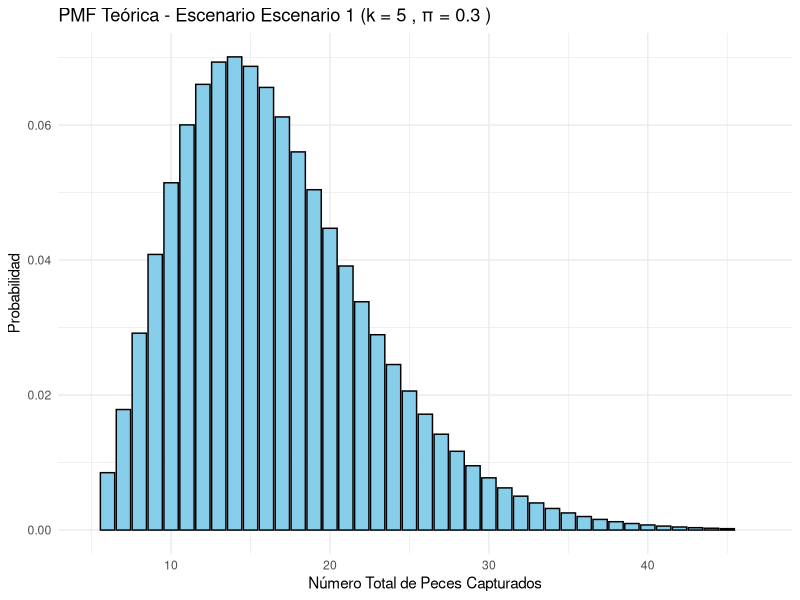
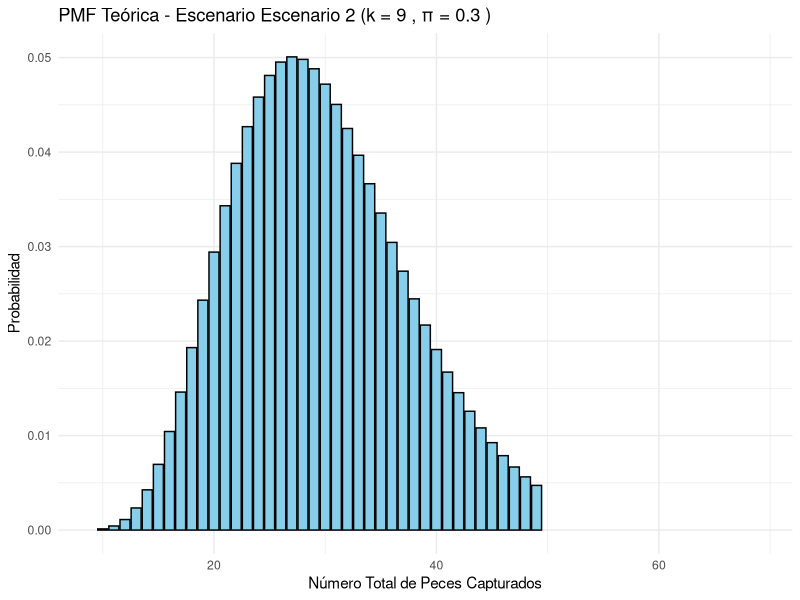
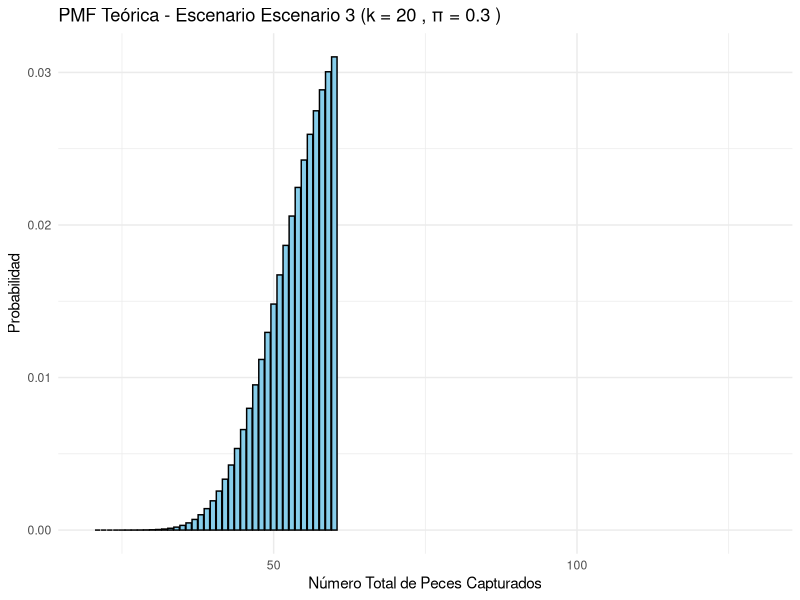
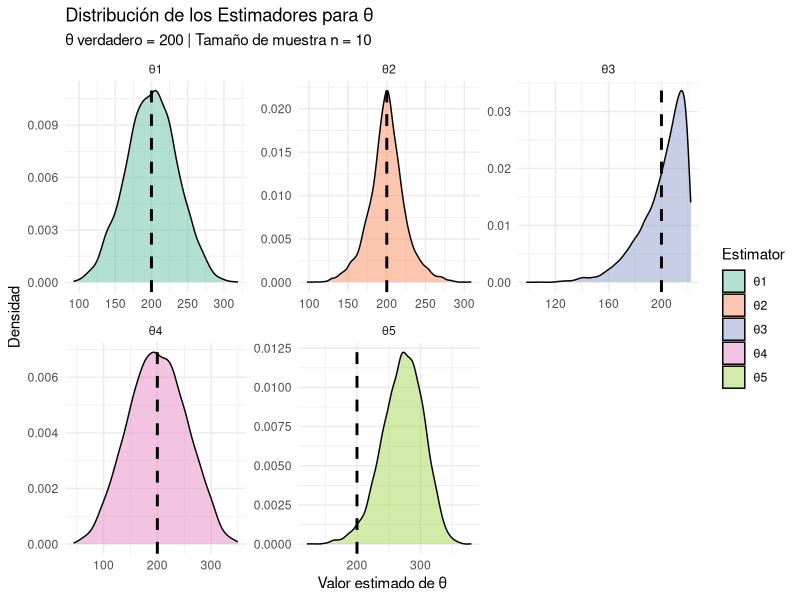
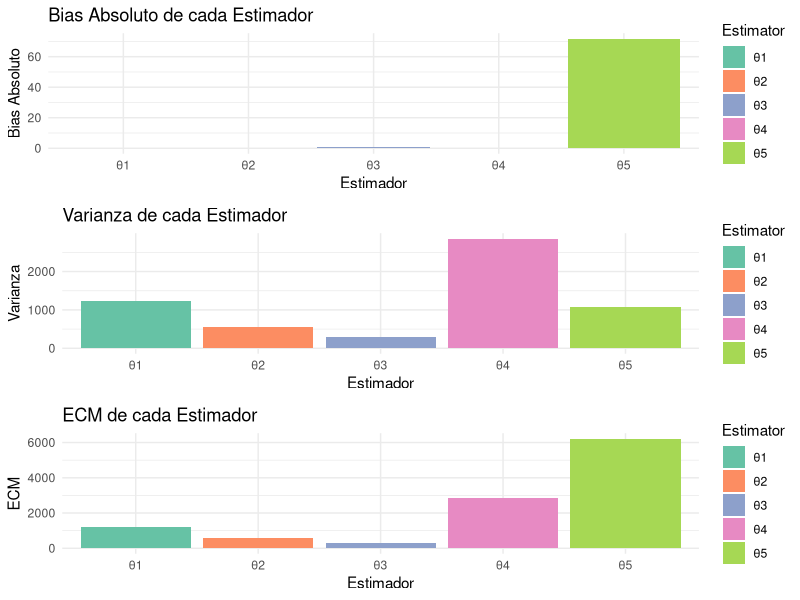

Here is the R script that generated these plots, in order:
# -------------------------------
# UNIVERSIDAD AUTONOMA DE OCCIDENTE
## MAESTRIA EN INTELIGENCIA ARTIFICIAL Y CIENCIA DE DATOS
## INFERENCIA ESTADISTICA
## DESAFÍO 1
## Profesor: Cristian E García.
## Alumno: Yoniliman Galvis Aguirre
## Codigo: 22500214
## CALI - COLOMBIA
### 02/24/2025
# -------------------------------

# -------------------------------
# PREPARAR EL SISTEMA Y CARGAR LIBRERIAS Y 
# -------------------------------

# Variable de control para habilitar o deshabilitar la eliminación de archivos, si tiene problemas para instalar un paqute puede que ayude borrar estos archivos , primero ejecuta este Chunk en FALSE, si hay problemas llevalo a TRUE y ejecuta este Chunk de nuevo. ES probable que tenga que instalar las siguientes dependencias uasndo los siguientes comandos en uan terminal: 
# sudo apt-get update
# sudo apt-get install libharfbuzz-dev libfribidi-dev libcurl4-openssl-dev libssl-dev libxml2-dev libfontconfig1-dev libfreetype6-dev libpng-dev libtiff5-dev libjpeg-dev

eliminar_archivos_habilitado <- FALSE

# Definir los archivos a eliminar
archivos <- c(".Rhistory", ".RData", ".Rprofile")

# Función para eliminar los archivos si existen
eliminar_archivos <- function(archivos) {
  for (archivo in archivos) {
    if (file.exists(archivo)) {
      file.remove(archivo)
      cat("Archivo eliminado:", archivo, "\n")
    } else {
      cat("Archivo no encontrado:", archivo, "\n")
    }
  }
}

# Eliminar los archivos si se habilitó la opción
if (eliminar_archivos_habilitado) {
  eliminar_archivos(archivos)
} else {
  cat("La eliminación de archivos está deshabilitada.\n")
}

# Instalar y cargar el paquete para manejo de conflictos
install.packages("conflicted")
library(conflicted)

# Preferir funciones específicas de paquetes que estan en conflicto en la librería tidyverse purrr y tidyr las cuales tienen funciones con nombres iguales "stats" y "caret". así que vamos adefinir cual de estas funciones vamos a preferir

conflict_prefer("filter", "dplyr")
conflict_prefer("lag", "dplyr")
conflict_prefer("lift", "purrr")

# Para hacer isntalacion de varios paquetes creamos un vector que contenga los nombre de los paquetes que queremos instalar
paquetes <- c("dplyr", "ggplot2", "caret", "ModelMetrics", "stats4", "tidyverse","tidyr","gridExtra")

# hacemos una Función que nos permite instalar paquetes si no están ya instalados en el sistema
instalar_paquetes <- function(paquetes) {
  paquetes_instalados <- paquetes[paquetes %in% installed.packages()[,"Package"]]
  nuevos_paquetes <- paquetes[!(paquetes %in% installed.packages()[,"Package"])]
  
  if(length(nuevos_paquetes)) {
    install.packages(nuevos_paquetes, quiet = TRUE)
    cat("Se instalaron los siguientes paquetes:", nuevos_paquetes, "\n")
  } else {
    cat("Todos los paquetes ya están instalados.\n")
  }
  
  if(length(paquetes_instalados)) {
    cat("Los siguientes paquetes ya estaban instalados:", paquetes_instalados, "\n")
  }
}

# Instala los paquetes que son necesarios
instalar_paquetes(paquetes)


# Cargar los paquetes
library(dplyr)
library(ggplot2)
library(caret)
library(ModelMetrics)
library(stats4)
library(tidyverse)
library(tidyr)

# -------------------------------
# SITUACION 1
# -------------------------------

# Estimacion de la proporcion de peces en el oceano pacífico
## Definimos los parámetros para hacer la simulacion
set.seed(1234)

# pi_verdadero es el valor real del parámetro que queremos estimar, en este caso es la proporcion de la especie de peces en el oceano pacífico $\pi$, contra este valor es que vamos a comparar los estimadores en la simulación, sin este valor no podriamos hacer la validacion del ECM ó del sesgo de la simulación. Si no se conoce el valor pi_verdadero, no es posible usar ECM y tocaría evaluar el rendimiento con otras métricas como varianza, intervalos de confianza o por estudios previos de muestreo.
pi_verdadero <- 0.3  # Valor verdadero de π (0 < π ≤ 0.5)

# Definimos los 3 escenarios: n = número de barcos, k = número de capturas requeridas
Escenarios <- list("Escenario 1" = list(n = 10, k = 5),
                   "Escenario 2" = list(n = 20, k = 9),
                   "Escenario 3" = list(n = 50, k = 20))

B <- 500  # Número de simulaciones por escenario

# --- Función para el Estimador Bayesiano ó Prior---
# Calcula la media del posterior con prior uniforme en (0, 0.5)
media <- function(sum_x, n, k) {
  post_density <- function(pi) {
    2 * pi^(n * k) * (1 - pi)^(sum_x - n * k)
  }
  norm_const <- integrate(post_density, lower = 0, upper = 0.5)$value
  num_int <- integrate(function(pi) pi * post_density(pi),
                       lower = 0, upper = 0.5)$value
  return(num_int / norm_const)
}

# --- Definición de los Estimadores Propuestos ---

# 1. Estimador MLE (o basado en la media muestral)
estimador_mle <- function(data, k) { 
  k / mean(data) 
}

# 2. Estimador basado en transformación logarítmica
# Evitamos usar el nombre "log" para no colisionar con la función base.
estimador_log <- function(data, k) { 
  exp(mean(log(k / data))) 
}

# 3. Estimador Bayesiano
estimador_bayes <- function(data, k) { 
  media(sum(data), length(data), k) 
}

# 4. Estimador UMVUE (insesgado)
estimador_umvue <- function(data, k) {
  (length(data) * k - 1) / (sum(data) - 1)
}

# --- Simulaciones y Comparaciones ---
result <- list()           # Para almacenar el ECM de cada estimador por escenario
estimates_all <- data.frame()  # Para recolectar los valores estimados y graficarlos

for (esc in names(Escenarios)) {
  n <- Escenarios[[esc]]$n
  k <- Escenarios[[esc]]$k
  
  # Matriz para almacenar los valores de cada estimador en cada simulación
  est <- matrix(NA, nrow = B, ncol = 4)
  colnames(est) <- c("MLE", "Logaritmo", "Bayes", "UMVUE")
  
  for (i in 1:B) {
    # Generar datos para n barcos:
    # rnbinom(n, size = k, prob = pi_verdadero) genera el número de fracasos hasta k éxitos.
    # Sumamos k para obtener el total de capturas.
    data <- rnbinom(n, size = k, prob = pi_verdadero) + k
    
    # Calcular cada uno de los estimadores:
    est[i, "MLE"]       <- estimador_mle(data, k)
    est[i, "Logaritmo"] <- estimador_log(data, k)
    est[i, "Bayes"]     <- estimador_bayes(data, k)
    est[i, "UMVUE"]     <- estimador_umvue(data, k)
  }
  
  # Calcular el ECM para cada estimador en el escenario actual
  ECM <- colMeans((est - pi_verdadero)^2)
  result[[esc]] <- ECM
  
  # Convertir a formato largo para graficar
  df <- as.data.frame(est)  # Se usa "est" (no "estimaciones")
  df$Simulacion <- 1:B
  df_long <- pivot_longer(df, cols = c("MLE", "Logaritmo", "Bayes", "UMVUE"),
                          names_to = "Estimador", values_to = "Valor")
  df_long$Escenario <- esc
  estimates_all <- rbind(estimates_all, df_long)
}

# Mostrar los resultados (ECM) para cada escenario
for (esc in names(result)) {
  cat("\nEscenario", esc, "\n")
  print(result[[esc]])
}

# --- Graficar la PMF teórica de la distribución negativa binomial para cada escenario ---
# Esto ilustra la distribución de capturas en un solo barco (para cada k del escenario)
for (esc in names(Escenarios)) {
  k_vis <- Escenarios[[esc]]$k
  x_vals <- k_vis:(k_vis + 40)
  # dnbinom calcula la probabilidad para el número de fracasos, por ello se usa (x - k_vis)
  pmf_vals <- dnbinom(round(x_vals - k_vis), size = k_vis, prob = pi_verdadero)
  df_teorico <- data.frame(Total = x_vals, Probabilidad = pmf_vals)
  
  set.seed(123)  # Para reproducibilidad
  n_sim <- 10000
  simulados <- rnbinom(n_sim, size = k_vis, prob = pi_verdadero) + k_vis
  df_sim <- data.frame(Total = simulados)
  
  g <- ggplot(df_teorico, aes(x = Total, y = Probabilidad)) +
    geom_bar(stat = "identity", fill = "skyblue", color = "black") +
    stat_function(fun = function(x) dnbinom(round(x - k_vis), linewidth = k_vis, prob = pi_verdadero),
                  color = "red", linewidth = 1) +
    labs(title = paste("PMF Teórica - Escenario", esc, "(k =", k_vis, ", π =", pi_verdadero, ")"),
         x = "Número Total de Peces Capturados", y = "Probabilidad") +
    xlim(k_vis, max(simulados)) +
    theme_minimal()
  
  print(g)
}

# Construir la tabla ECM utilizando sapply y verificando que cada estimador exista
ECM_tabla <- data.frame(
  Escenario   = names(result),
  n           = sapply(names(result), function(x) Escenarios[[x]]$n),
  k           = sapply(names(result), function(x) Escenarios[[x]]$k),
  MLE         = sapply(result, function(x) { if("MLE" %in% names(x)) as.numeric(x["MLE"]) else NA }),
  Logaritmo   = sapply(result, function(x) { if("Logaritmo" %in% names(x)) as.numeric(x["Logaritmo"]) else NA }),
  Bayes       = sapply(result, function(x) { if("Bayes" %in% names(x)) as.numeric(x["Bayes"]) else NA }),
  UMVUE       = sapply(result, function(x) { if("UMVUE" %in% names(x)) as.numeric(x["UMVUE"]) else NA }),
  stringsAsFactors = FALSE
)


# Resumen de EMC de el desempeño de los estimadores en cada escenario planteado
if(requireNamespace("knitr", quietly = TRUE)){
  knitr::kable(ECM_tabla, caption = "ECM de cada estimador por escenario, donde n = número de barcos, k = número de capturas requeridas")
} else {
  print(ECM_tabla)
}

###############################################################################
# Estimación de θ (número total de vehículos piratas)
#
# La población consiste en vehículos numerados consecutivamente: 1,2,...,θ.
# Se extrae una muestra aleatoria de tamaño n (sin reemplazo) y se registran los
# números observados: X1, X2, …, Xn.
#
# Se proponen los siguientes estimadores:
#
#   (1)   θ̂(1) = 2·X̄ - 1
#          (porque E(X) = (θ+1)/2 para X ~ Uniforme{1, …, θ})
#
#   (2)   θ̂(2) = X_(n) + X_(1) - 1
#
#   (3)   θ̂(3) = X_max + d̄, donde d̄ es la media de los saltos consecutivos.
#          Al ordenar la muestra: d̄ = (X_(n) - X_(1))/(n-1), de modo que
#          θ̂(3) = X_(n) + (X_(n) - X_(1))/(n-1)
#
#   (4)   θ̂(4) = 2·Med(X) - 1
#
#   (5)   θ̂(5) = X̄ + 3·S
#
# Se simula el comportamiento de estos estimadores para diferentes escenarios
# variando el valor real de θ y el tamaño de muestra n.
###############################################################################

# Cargar las librerías necesarias
library(ggplot2)
library(dplyr)
library(tidyr)
library(knitr)
library(gridExtra)

# Parámetros de simulación
set.seed(1234)
theta_true <- 200    # Valor real de θ (número total de vehículos)
n <- 10              # Tamaño de la muestra (n vehículos observados)
B <- 5000            # Número de réplicas de la simulación

# Inicializamos vectores para almacenar los valores de cada estimador
est1 <- numeric(B)   # Estimador (1): 2*mean - 1
est2 <- numeric(B)   # Estimador (2): min + max - 1
est3 <- numeric(B)   # Estimador (3): max + (max - min)/(n-1)
est4 <- numeric(B)   # Estimador (4): 2*median - 1
est5 <- numeric(B)   # Estimador (5): mean + 3*sd

# Simulación: Para cada réplica se extrae una muestra aleatoria de tamaño n de {1,2,...,θ}
for (i in 1:B) {
  muestra <- sample(1:theta_true, size = n, replace = FALSE)
  
  # Calcular cada uno de los estimadores:
  est1[i] <- 2 * mean(muestra) - 1
  est2[i] <- min(muestra) + max(muestra) - 1
  est3[i] <- max(muestra) + (max(muestra) - min(muestra)) / (n - 1)
  est4[i] <- 2 * median(muestra) - 1
  est5[i] <- mean(muestra) + 3 * sd(muestra)
}

# Crear un data frame con los resultados de las simulaciones y convertir a formato largo
df <- data.frame(
  Replication = 1:B,
  `θ1` = est1,
  `θ2` = est2,
  `θ3` = est3,
  `θ4` = est4,
  `θ5` = est5
)


df_long <- pivot_longer(df, cols = -Replication, 
                        names_to = "Estimator", values_to = "Value")
# Convertir la variable Estimator a factor (usando los valores observados)
df_long$Estimator <- as.factor(df_long$Estimator)

# Graficar las densidades de cada estimador (facetas) con la línea vertical en θ_true
p_dens <- ggplot(df_long, aes(x = Value, fill = Estimator)) +
  geom_density(alpha = 0.5) +
  facet_wrap(~ Estimator, scales = "free") +
  geom_vline(xintercept = theta_true, linetype = "dashed", color = "black", linewidth = 1) +
  labs(title = "Distribución de los Estimadores para θ",
       subtitle = paste("θ verdadero =", theta_true, "| Tamaño de muestra n =", n),
       x = "Valor estimado de θ", y = "Densidad") +
  theme_minimal() +
  scale_fill_brewer(palette = "Set2")
print(p_dens)

# Calcular sesgo, varianza y ECM para cada estimador y construir una tabla resumen
summary_table <- df_long %>%
  group_by(Estimator) %>%
  summarise(
    Bias = round(mean(Value) - theta_true, 3),
    Variance = round(var(Value), 3),
    ECM = round((mean(Value) - theta_true)^2 + var(Value), 3)
  )

# Imprimir la tabla resumen con knitr::kable
kable(summary_table, digits = 3, caption = "Resumen de los Estimadores: Sesgo, Varianza y ECM")

# Graficar barras comparativas para Bias (valor absoluto), Varianza y ECM
p_bias <- ggplot(summary_table, aes(x = Estimator, y = abs(Bias), fill = Estimator)) +
  geom_bar(stat = "identity") +
  labs(title = "Bias Absoluto de cada Estimador", y = "Bias Absoluto", x = "Estimador") +
  theme_minimal() +
  scale_fill_brewer(palette = "Set2")

p_variance <- ggplot(summary_table, aes(x = Estimator, y = Variance, fill = Estimator)) +
  geom_bar(stat = "identity") +
  labs(title = "Varianza de cada Estimador", y = "Varianza", x = "Estimador") +
  theme_minimal() +
  scale_fill_brewer(palette = "Set2")

p_ecm <- ggplot(summary_table, aes(x = Estimator, y = ECM, fill = Estimator)) +
  geom_bar(stat = "identity") +
  labs(title = "ECM de cada Estimador", y = "ECM", x = "Estimador") +
  theme_minimal() +
  scale_fill_brewer(palette = "Set2")

# Combinar las tres gráficas en un panel vertical
grid.arrange(p_bias, p_variance, p_ecm, ncol = 1)
